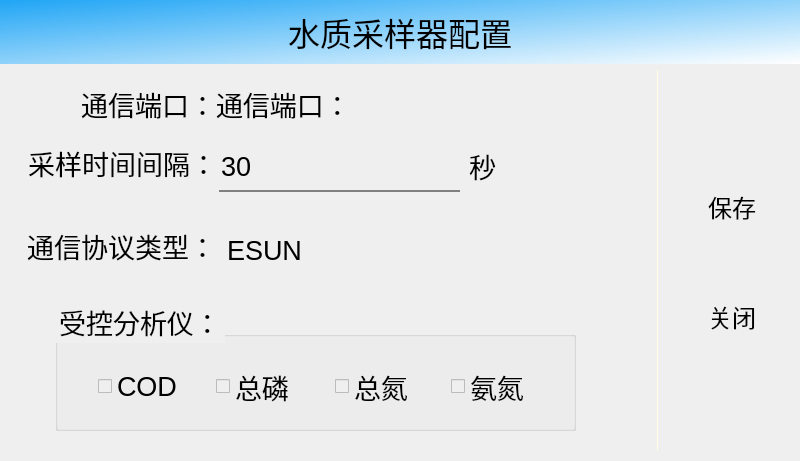
<?xml version="1.0" encoding="UTF-8"?>
<ui version="4.0">
 <class>DialogSetupWQS</class>
 <widget class="QDialog" name="DialogSetupWQS">
  <property name="windowModality">
   <enum>Qt::ApplicationModal</enum>
  </property>
  <property name="geometry">
   <rect>
    <x>0</x>
    <y>0</y>
    <width>800</width>
    <height>461</height>
   </rect>
  </property>
  <property name="minimumSize">
   <size>
    <width>800</width>
    <height>300</height>
   </size>
  </property>
  <property name="maximumSize">
   <size>
    <width>10240</width>
    <height>6000</height>
   </size>
  </property>
  <property name="windowTitle">
   <string>Dialog</string>
  </property>
  <property name="styleSheet">
   <string notr="true"/>
  </property>
  <property name="modal">
   <bool>true</bool>
  </property>
  <widget class="QWidget" name="horizontalLayoutWidget">
   <property name="geometry">
    <rect>
     <x>0</x>
     <y>60</y>
     <width>801</width>
     <height>401</height>
    </rect>
   </property>
   <layout class="QHBoxLayout" name="hLayoutMain" stretch="1,0,0">
    <property name="spacing">
     <number>5</number>
    </property>
    <property name="leftMargin">
     <number>5</number>
    </property>
    <property name="topMargin">
     <number>10</number>
    </property>
    <property name="rightMargin">
     <number>5</number>
    </property>
    <property name="bottomMargin">
     <number>10</number>
    </property>
    <item>
     <layout class="QVBoxLayout" name="verticalLayout" stretch="0">
      <property name="spacing">
       <number>0</number>
      </property>
      <property name="leftMargin">
       <number>0</number>
      </property>
      <property name="topMargin">
       <number>0</number>
      </property>
      <property name="rightMargin">
       <number>0</number>
      </property>
      <property name="bottomMargin">
       <number>0</number>
      </property>
      <item>
       <layout class="QHBoxLayout" name="horizontalLayout_2">
        <item>
         <widget class="QFrame" name="frame_4">
          <property name="frameShape">
           <enum>QFrame::NoFrame</enum>
          </property>
          <property name="frameShadow">
           <enum>QFrame::Raised</enum>
          </property>
          <widget class="QLabel" name="label">
           <property name="geometry">
            <rect>
             <x>-70</x>
             <y>8</y>
             <width>281</width>
             <height>51</height>
            </rect>
           </property>
           <property name="font">
            <font>
             <pointsize>20</pointsize>
            </font>
           </property>
           <property name="styleSheet">
            <string notr="true">color: black;</string>
           </property>
           <property name="frameShape">
            <enum>QFrame::NoFrame</enum>
           </property>
           <property name="text">
            <string>通信端口：</string>
           </property>
           <property name="alignment">
            <set>Qt::AlignRight|Qt::AlignTrailing|Qt::AlignVCenter</set>
           </property>
          </widget>
          <widget class="QGroupBox" name="groupBox">
           <property name="geometry">
            <rect>
             <x>50</x>
             <y>230</y>
             <width>521</width>
             <height>131</height>
            </rect>
           </property>
           <property name="font">
            <font>
             <pointsize>20</pointsize>
            </font>
           </property>
           <property name="styleSheet">
            <string notr="true">color: black;</string>
           </property>
           <property name="title">
            <string>受控分析仪：</string>
           </property>
           <widget class="QCheckBox" name="checkBox_w01018">
            <property name="enabled">
             <bool>false</bool>
            </property>
            <property name="geometry">
             <rect>
              <x>43</x>
              <y>66</y>
              <width>101</width>
              <height>41</height>
             </rect>
            </property>
            <property name="font">
             <font>
              <pointsize>20</pointsize>
             </font>
            </property>
            <property name="styleSheet">
             <string notr="true">QCheckBox::indicator {
      width: 25px;
      height: 25px; 
      border:  2px solid gray;
      border-radius:          1px; 
}

QCheckBox::indicator::checked {    
     image: url(:/Images/checked.png);       
};
</string>
            </property>
            <property name="text">
             <string>COD</string>
            </property>
            <property name="checked">
             <bool>false</bool>
            </property>
           </widget>
           <widget class="QCheckBox" name="checkBox_w21001">
            <property name="enabled">
             <bool>false</bool>
            </property>
            <property name="geometry">
             <rect>
              <x>280</x>
              <y>66</y>
              <width>91</width>
              <height>41</height>
             </rect>
            </property>
            <property name="font">
             <font>
              <pointsize>20</pointsize>
             </font>
            </property>
            <property name="styleSheet">
             <string notr="true">QCheckBox::indicator {
      width: 25px;
      height: 25px; 
      border:  2px solid gray;
      border-radius:          1px; 
}

QCheckBox::indicator::checked {    
     image: url(:/Images/checked.png);       
};
</string>
            </property>
            <property name="text">
             <string>总氮</string>
            </property>
            <property name="checked">
             <bool>false</bool>
            </property>
           </widget>
           <widget class="QCheckBox" name="checkBox_w21011">
            <property name="enabled">
             <bool>false</bool>
            </property>
            <property name="geometry">
             <rect>
              <x>161</x>
              <y>66</y>
              <width>91</width>
              <height>41</height>
             </rect>
            </property>
            <property name="font">
             <font>
              <pointsize>20</pointsize>
             </font>
            </property>
            <property name="styleSheet">
             <string notr="true">QCheckBox::indicator {
      width: 25px;
      height: 25px; 
      border:  2px solid gray;
      border-radius:          1px; 
}

QCheckBox::indicator::checked {    
     image: url(:/Images/checked.png);       
};
</string>
            </property>
            <property name="text">
             <string>总磷</string>
            </property>
            <property name="checked">
             <bool>false</bool>
            </property>
           </widget>
           <widget class="QCheckBox" name="checkBox_w21003">
            <property name="enabled">
             <bool>false</bool>
            </property>
            <property name="geometry">
             <rect>
              <x>396</x>
              <y>66</y>
              <width>91</width>
              <height>41</height>
             </rect>
            </property>
            <property name="font">
             <font>
              <pointsize>20</pointsize>
             </font>
            </property>
            <property name="styleSheet">
             <string notr="true">QCheckBox::indicator {
      width: 25px;
      height: 25px; 
      border:  2px solid gray;
      border-radius:          1px; 
}

QCheckBox::indicator::checked {    
     image: url(:/Images/checked.png);       
};
</string>
            </property>
            <property name="text">
             <string>氨氮</string>
            </property>
            <property name="checked">
             <bool>false</bool>
            </property>
           </widget>
          </widget>
          <widget class="QLabel" name="label_4">
           <property name="geometry">
            <rect>
             <x>-69</x>
             <y>67</y>
             <width>281</width>
             <height>51</height>
            </rect>
           </property>
           <property name="font">
            <font>
             <pointsize>20</pointsize>
            </font>
           </property>
           <property name="styleSheet">
            <string notr="true">color: black;</string>
           </property>
           <property name="frameShape">
            <enum>QFrame::NoFrame</enum>
           </property>
           <property name="text">
            <string>采样时间间隔：</string>
           </property>
           <property name="alignment">
            <set>Qt::AlignRight|Qt::AlignTrailing|Qt::AlignVCenter</set>
           </property>
          </widget>
          <widget class="QLineEdit" name="interval">
           <property name="enabled">
            <bool>true</bool>
           </property>
           <property name="geometry">
            <rect>
             <x>214</x>
             <y>72</y>
             <width>241</width>
             <height>50</height>
            </rect>
           </property>
           <property name="minimumSize">
            <size>
             <width>0</width>
             <height>50</height>
            </size>
           </property>
           <property name="maximumSize">
            <size>
             <width>16777215</width>
             <height>64</height>
            </size>
           </property>
           <property name="font">
            <font>
             <pointsize>20</pointsize>
            </font>
           </property>
           <property name="tabletTracking">
            <bool>false</bool>
           </property>
           <property name="focusPolicy">
            <enum>Qt::ClickFocus</enum>
           </property>
           <property name="autoFillBackground">
            <bool>false</bool>
           </property>
           <property name="styleSheet">
            <string notr="true">background-color: transparent;
color:black;
border-width:0;
border-style:outset;
border-bottom:2px solid gray;</string>
           </property>
           <property name="inputMethodHints">
            <set>Qt::ImhNone</set>
           </property>
           <property name="text">
            <string>30</string>
           </property>
           <property name="echoMode">
            <enum>QLineEdit::Normal</enum>
           </property>
           <property name="readOnly">
            <bool>false</bool>
           </property>
          </widget>
          <widget class="QLabel" name="label_5">
           <property name="geometry">
            <rect>
             <x>450</x>
             <y>70</y>
             <width>41</width>
             <height>51</height>
            </rect>
           </property>
           <property name="font">
            <font>
             <pointsize>20</pointsize>
            </font>
           </property>
           <property name="styleSheet">
            <string notr="true">color: black;</string>
           </property>
           <property name="frameShape">
            <enum>QFrame::NoFrame</enum>
           </property>
           <property name="text">
            <string>秒</string>
           </property>
           <property name="alignment">
            <set>Qt::AlignRight|Qt::AlignTrailing|Qt::AlignVCenter</set>
           </property>
          </widget>
          <widget class="QLabel" name="lbPortName">
           <property name="geometry">
            <rect>
             <x>211</x>
             <y>8</y>
             <width>281</width>
             <height>51</height>
            </rect>
           </property>
           <property name="font">
            <font>
             <pointsize>20</pointsize>
            </font>
           </property>
           <property name="styleSheet">
            <string notr="true">color: black;</string>
           </property>
           <property name="frameShape">
            <enum>QFrame::NoFrame</enum>
           </property>
           <property name="text">
            <string>通信端口：</string>
           </property>
           <property name="alignment">
            <set>Qt::AlignLeading|Qt::AlignLeft|Qt::AlignVCenter</set>
           </property>
          </widget>
          <widget class="QLabel" name="label_6">
           <property name="geometry">
            <rect>
             <x>20</x>
             <y>150</y>
             <width>191</width>
             <height>51</height>
            </rect>
           </property>
           <property name="font">
            <font>
             <pointsize>20</pointsize>
            </font>
           </property>
           <property name="styleSheet">
            <string notr="true">color: black;</string>
           </property>
           <property name="frameShape">
            <enum>QFrame::NoFrame</enum>
           </property>
           <property name="text">
            <string>通信协议类型：</string>
           </property>
           <property name="alignment">
            <set>Qt::AlignRight|Qt::AlignTrailing|Qt::AlignVCenter</set>
           </property>
          </widget>
          <widget class="QComboBox" name="cmbProtocol">
           <property name="geometry">
            <rect>
             <x>220</x>
             <y>150</y>
             <width>231</width>
             <height>60</height>
            </rect>
           </property>
           <property name="minimumSize">
            <size>
             <width>0</width>
             <height>60</height>
            </size>
           </property>
           <property name="maximumSize">
            <size>
             <width>650</width>
             <height>60</height>
            </size>
           </property>
           <property name="font">
            <font>
             <pointsize>20</pointsize>
            </font>
           </property>
           <property name="autoFillBackground">
            <bool>false</bool>
           </property>
           <property name="styleSheet">
            <string notr="true">QComboBox{
     background: rgba(0,0,0,0); 
     background-color: transparent;
     color:white;
     border: 0px solid gray;
     padding: 1px 2px 1px 2px;
      
     selection-background-color: #005aa7;
}
QComboBox::drop-down{
    background-color: transparent;
    subcontrol-origin: padding;
    subcontrol-position:top right;
    width:60px;
    border-left-width:0px; 
    border-top-right-radius:3px;
    border-bottom-right-radius:3px;
}
QComboBox  QAbstractItemView{
    background-color: blue;
    border-radius:3px !important;    
}
QComboBox  QAbstractItemView::item{
    height:30px;    
}

QComboBox{
   background-color: transparent;
   color: black;
}
</string>
           </property>
           <property name="currentText">
            <string>ESUN</string>
           </property>
           <property name="iconSize">
            <size>
             <width>32</width>
             <height>32</height>
            </size>
           </property>
           <property name="frame">
            <bool>false</bool>
           </property>
           <item>
            <property name="text">
             <string notr="true">ESUN</string>
            </property>
           </item>
           <item>
            <property name="text">
             <string notr="true">GRASP</string>
            </property>
           </item>
          </widget>
         </widget>
        </item>
       </layout>
      </item>
     </layout>
    </item>
    <item>
     <widget class="QFrame" name="frame_3">
      <property name="minimumSize">
       <size>
        <width>1</width>
        <height>0</height>
       </size>
      </property>
      <property name="maximumSize">
       <size>
        <width>1</width>
        <height>16777215</height>
       </size>
      </property>
      <property name="styleSheet">
       <string notr="true">background-color: #fffde4;
color:white;</string>
      </property>
      <property name="frameShape">
       <enum>QFrame::NoFrame</enum>
      </property>
      <property name="frameShadow">
       <enum>QFrame::Raised</enum>
      </property>
     </widget>
    </item>
    <item>
     <layout class="QVBoxLayout" name="verticalLayout_2">
      <property name="spacing">
       <number>20</number>
      </property>
      <property name="leftMargin">
       <number>5</number>
      </property>
      <property name="rightMargin">
       <number>0</number>
      </property>
      <item>
       <widget class="QFrame" name="frame">
        <property name="styleSheet">
         <string notr="true">background-color: transparent;color:white;</string>
        </property>
        <property name="frameShape">
         <enum>QFrame::NoFrame</enum>
        </property>
        <property name="frameShadow">
         <enum>QFrame::Raised</enum>
        </property>
       </widget>
      </item>
      <item>
       <widget class="QToolButton" name="btnSave">
        <property name="minimumSize">
         <size>
          <width>128</width>
          <height>90</height>
         </size>
        </property>
        <property name="font">
         <font>
          <pointsize>18</pointsize>
         </font>
        </property>
        <property name="focusPolicy">
         <enum>Qt::NoFocus</enum>
        </property>
        <property name="styleSheet">
         <string notr="true">background: rgba(255,255,255,0); color: black;</string>
        </property>
        <property name="text">
         <string>保存</string>
        </property>
        <property name="icon">
         <iconset resource="Images.qrc">
          <normaloff>:/Images/save_64.png</normaloff>:/Images/save_64.png</iconset>
        </property>
        <property name="iconSize">
         <size>
          <width>64</width>
          <height>64</height>
         </size>
        </property>
        <property name="toolButtonStyle">
         <enum>Qt::ToolButtonTextUnderIcon</enum>
        </property>
        <property name="autoRaise">
         <bool>true</bool>
        </property>
       </widget>
      </item>
      <item>
       <widget class="QToolButton" name="btnClose">
        <property name="minimumSize">
         <size>
          <width>128</width>
          <height>90</height>
         </size>
        </property>
        <property name="font">
         <font>
          <pointsize>18</pointsize>
         </font>
        </property>
        <property name="focusPolicy">
         <enum>Qt::NoFocus</enum>
        </property>
        <property name="styleSheet">
         <string notr="true">background: rgba(255,255,255,0);color: black;</string>
        </property>
        <property name="text">
         <string>关闭</string>
        </property>
        <property name="icon">
         <iconset resource="Images.qrc">
          <normaloff>:/Images/cancel_64.png</normaloff>:/Images/cancel_64.png</iconset>
        </property>
        <property name="iconSize">
         <size>
          <width>64</width>
          <height>64</height>
         </size>
        </property>
        <property name="toolButtonStyle">
         <enum>Qt::ToolButtonTextUnderIcon</enum>
        </property>
        <property name="autoRaise">
         <bool>true</bool>
        </property>
       </widget>
      </item>
      <item>
       <widget class="QFrame" name="frame_2">
        <property name="styleSheet">
         <string notr="true">background-color: transparent;color:white;</string>
        </property>
        <property name="frameShape">
         <enum>QFrame::NoFrame</enum>
        </property>
        <property name="frameShadow">
         <enum>QFrame::Raised</enum>
        </property>
       </widget>
      </item>
     </layout>
    </item>
   </layout>
  </widget>
  <widget class="QLabel" name="label_3">
   <property name="geometry">
    <rect>
     <x>0</x>
     <y>0</y>
     <width>800</width>
     <height>64</height>
    </rect>
   </property>
   <property name="minimumSize">
    <size>
     <width>800</width>
     <height>0</height>
    </size>
   </property>
   <property name="maximumSize">
    <size>
     <width>800</width>
     <height>16777215</height>
    </size>
   </property>
   <property name="font">
    <font>
     <pointsize>24</pointsize>
    </font>
   </property>
   <property name="styleSheet">
    <string notr="true">color: black;
background-color:  qlineargradient(spread:pad, x1:0, y1:0, x2:1, y2:1, stop:0 #20A5F5, stop:1 #FFFFFF);</string>
   </property>
   <property name="text">
    <string>水质采样器配置</string>
   </property>
   <property name="alignment">
    <set>Qt::AlignCenter</set>
   </property>
  </widget>
 </widget>
 <resources>
  <include location="Images.qrc"/>
 </resources>
 <connections/>
</ui>
